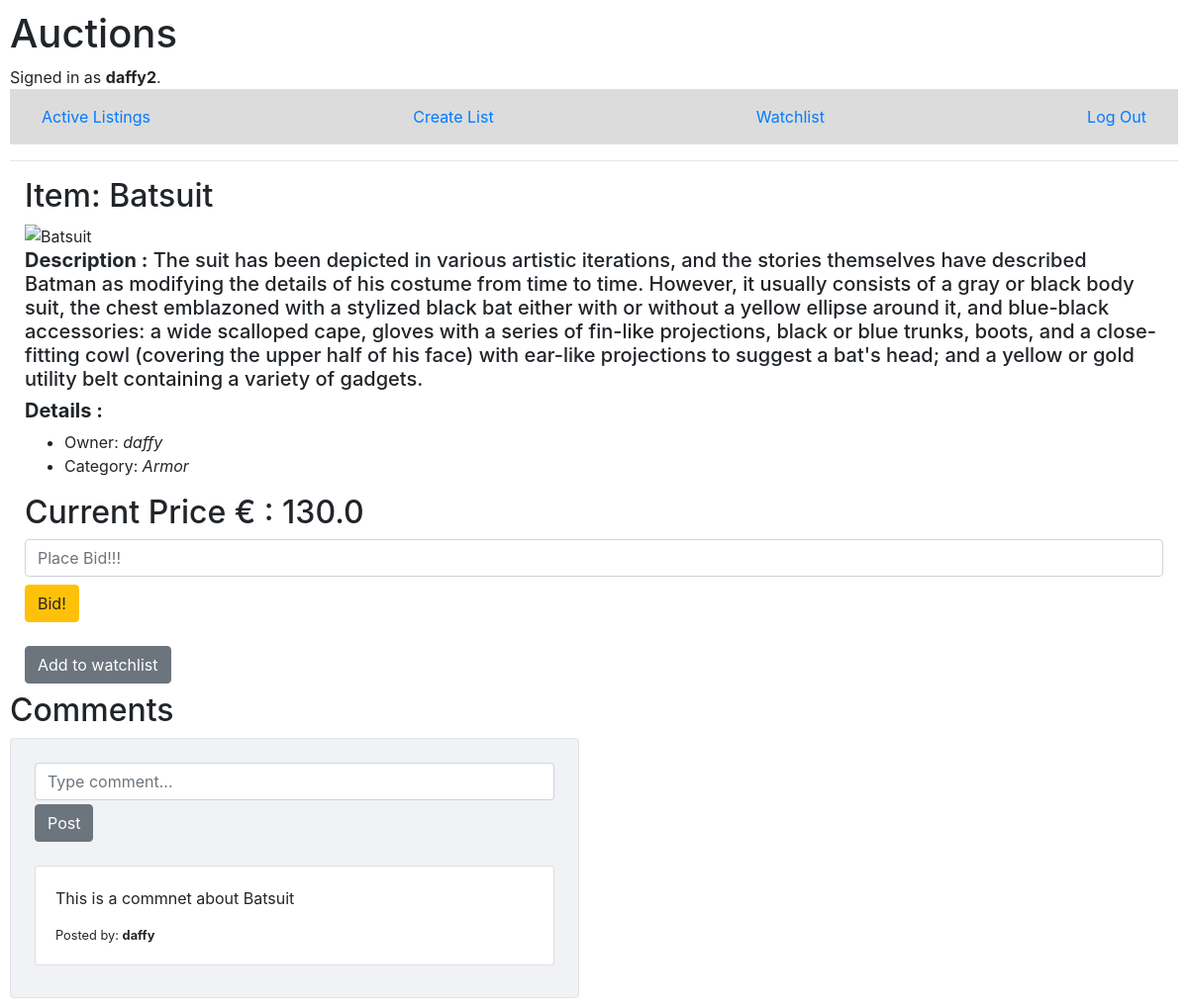
/itemview/5 (signed in), run on the app's committed database.
### auctions/models.py (models this page shows, shortened)
class User(AbstractUser):
    pass

class itemList(models.Model):
    itemTitle = models.CharField(max_length=32)
    itemPrice = models.ForeignKey(Bid, on_delete=models.CASCADE, blank=True, null=True, related_name="userBid")
    itemDecr = models.CharField(max_length=1000)
    itemImage = models.CharField(max_length=2000)
    itemIsActive = models.BooleanField(default=True)
    itemOwner = models.ForeignKey(User, on_delete=models.CASCADE, blank=True, null=True, related_name="owner")
    itemCategory = models.ForeignKey(categoryList, on_delete=models.CASCADE, blank=True, null=True, related_name="category")
    itemWatchlist = models.ManyToManyField(User,blank=True, null=True, related_name="itemInWatchlist")

class categoryList(models.Model):
    itemCategory = models.CharField(max_length=64)
    def __str__(self) -> str:
        return self.itemCategory

class Bid(models.Model):
    bidPrice = models.FloatField()
    bidUser = models.ForeignKey(User, on_delete=models.CASCADE, blank=True, null=True, related_name="userBidded")

class itemComments(models.Model):
    authorComment = models.ForeignKey(User, on_delete=models.CASCADE, blank=True, null=True, related_name="userComment")
    dbComment = models.CharField(max_length=250)
    itemDetails = models.ForeignKey(itemList, on_delete=models.CASCADE, blank=True, null=True, related_name="details")

### auctions/views.py (the view)
# urls.py: path("itemview/<int:id>", views.itemview, name="itemview"),
def itemview(request, id):
    itemDetails = itemList.objects.get(id = id)
    showComments = itemComments.objects.filter(itemDetails = itemDetails)
    userWon = itemDetails.itemPrice.bidUser
    if request.user == itemDetails.itemOwner:
        isOwner = True
    else:
        isOwner = False
    if request.user in itemDetails.itemWatchlist.all():
       inWatchlist = True
    else:
       inWatchlist = False
    return render(request, "auctions/itemview.html", {
        "inWatchlist":inWatchlist,
        "itemDetails":itemDetails,
        "newComment":showComments,
        "isOwner": isOwner,
        "userWon": userWon,
    })

### auctions/templates/auctions/itemview.html (shortened to what this page needs)
{% extends "auctions/layout.html" %}
{% block body %}
<div class="col-md-12 col-xs-10 col-xs-offset-1">
    <h2>Item: {{itemDetails.itemTitle}}</h2>
    <img src="{{ itemDetails.itemImage }}" class="img-fluid" alt="{{ itemDetails.itemTitle }}"/>
    <h5><strong>Description :</strong> {{ itemDetails.itemDecr }}</h5>
    <h5 class="mt-2"><strong>Details :</strong></h5>
    <ul>
        <li>Owner: <i>{{ itemDetails.itemOwner }}</i></li>
        <li>Category: <i>{{ itemDetails.itemCategory }}</i></li>
    </ul>
    <h2>Current Price € : {{ itemDetails.itemPrice.bidPrice }}</h2>
    {% if user.is_authenticated %}
        <form action="{% url 'newBid' id=itemDetails.id %}" method="POST">
            <div class="form-group">
                <input type="number" name="bidPrice" class="form-control" placeholder="Place Bid!!!">
                <button class="btn btn-warning mt-2" type="submit">Bid!</button>
            </div>
        </form>
    {% endif %}
    {% if user.is_authenticated %}
        {% if inWatchlist %}
            <form action="{% url 'remWatchlist' id=itemDetails.id %}" method="POST" >
            {% csrf_token %}
            <button type="submit" class="btn btn-danger mt-2">Remove from watchlist</button>
            </form>
        {% else %}
            <form action="{% url 'addWatchlist' id=itemDetails.id %}" method="POST">
            <button type="submit" class="btn btn-secondary mt-2">Add to watchlist</button>
            </form>
        {% endif %}
    {% endif %}
</div>
<h2 class="mt-2">Comments</h2>
{% if user.is_authenticated %}
    <form action="{% url 'comments' id=itemDetails.id %}" method="POST">
        <div class="row d-flex justify-content-left">
            <div class="col-md-8 col-lg-6">
                <div class="card shadow-0 border" style="background-color: #f0f2f5;">
                    <div class="card-body p-4">
                        <div class="form-outline mb-4">
                        <input type="text" name="message" class="form-control" placeholder="Type comment..." />
                        <button type="submit" class="btn btn-secondary mt-1">Post</button>
                        </div>
                        {% for comment in newComment %}
                        <div class="card mb-2">
                            <div class="card-body">
                            <p>{{ comment.dbComment }}</p>
                                <div class="d-flex justify-content-between">
                                    <div class="d-flex flex-row align-items-center">
                                    <p class="small mb-0 ms-2">Posted by: <strong>{{comment.authorComment}}</strong></p>
                                    </div>
                                </div>
                            </div>
                        </div>
                        {% endfor %}
                    </div>
                </div>
            </div>
        </div>
    </form>
{% endif %}
{% endblock %}

### auctions/templates/auctions/layout.html (shortened to what this page needs)
{% load static %}
<!DOCTYPE html>
<html lang="en">
    <head>
        <link rel="stylesheet" href="https://stackpath.bootstrapcdn.com/bootstrap/4.4.1/css/bootstrap.min.css">
        <link href="{% static 'auctions/styles.css' %}" rel="stylesheet">
    </head>
    <body>
        <h1>Auctions</h1>
        <div>
            {% if user.is_authenticated %}
                Signed in as <strong>{{ user.username }}</strong>.
            {% else %}
                Not signed in.
            {% endif %}
        </div>
        <ul class="nav navbar bg-body-tertiary" style="background-color: gainsboro">
            <li class="nav-item">
                <a class="nav-link" href="{% url 'index' %}">Active Listings</a>
            </li>
            {% if user.is_authenticated %}
                <li class="nav-item">
                    <a class="nav-link" href="{% url 'createlist' %}">Create List</a>
                </li>
                <li class="nav-item">
                    <a class="nav-link" href="{% url 'watchlist' %}">Watchlist</a>
                </li>
                <li class="nav-item">
                    <a class="nav-link" href="{% url 'logout' %}">Log Out</a>
                </li>
            {% endif %}
        </ul>
        <hr>
        {% block body %}
        {% endblock %}
    </body>
</html>

### auctions/static/auctions/styles.css (style rules this page uses)
body { padding: 10px; }

### data on the page
User: username "daffy2"
itemList: itemTitle "Batsuit", itemDecr "The suit has been depicted in various artistic iterations, and the stories themselves have described Batman as modifying the details of his costume from time to time. However, it usually consists of a gray or black body suit, the chest emblazoned with a stylized black bat either with or without a yellow ellipse around it, and blue-black accessories: a wide scalloped cape, gloves with a series of fin-like projections, black or blue trunks, boots, and a close-fitting cowl (covering the upper half of his face) with ear-like projections to suggest a bat's head; and a yellow or gold utility belt containing a variety of gadgets.", itemOwner "daffy", itemCategory "Armor", itemPrice.bidPrice "130.0"
itemComments: dbComment "This is a commnet about Batsuit", authorComment "daffy"
